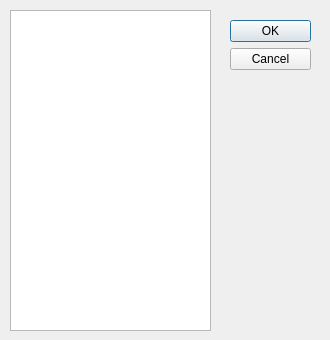
<?xml version="1.0" encoding="UTF-8"?>
<ui version="4.0">
 <class>DialogTaskSelect</class>
 <widget class="QDialog" name="DialogTaskSelect">
  <property name="geometry">
   <rect>
    <x>0</x>
    <y>0</y>
    <width>330</width>
    <height>340</height>
   </rect>
  </property>
  <property name="windowTitle">
   <string>Task Selection</string>
  </property>
  <widget class="QDialogButtonBox" name="buttonBox">
   <property name="geometry">
    <rect>
     <x>230</x>
     <y>20</y>
     <width>81</width>
     <height>241</height>
    </rect>
   </property>
   <property name="orientation">
    <enum>Qt::Vertical</enum>
   </property>
   <property name="standardButtons">
    <set>QDialogButtonBox::Cancel|QDialogButtonBox::Ok</set>
   </property>
  </widget>
  <widget class="QListWidget" name="lwDialogTaskList">
   <property name="geometry">
    <rect>
     <x>10</x>
     <y>10</y>
     <width>201</width>
     <height>321</height>
    </rect>
   </property>
  </widget>
 </widget>
 <resources/>
 <connections>
  <connection>
   <sender>buttonBox</sender>
   <signal>accepted()</signal>
   <receiver>DialogTaskSelect</receiver>
   <slot>accept()</slot>
   <hints>
    <hint type="sourcelabel">
     <x>248</x>
     <y>254</y>
    </hint>
    <hint type="destinationlabel">
     <x>157</x>
     <y>274</y>
    </hint>
   </hints>
  </connection>
  <connection>
   <sender>buttonBox</sender>
   <signal>rejected()</signal>
   <receiver>DialogTaskSelect</receiver>
   <slot>reject()</slot>
   <hints>
    <hint type="sourcelabel">
     <x>316</x>
     <y>260</y>
    </hint>
    <hint type="destinationlabel">
     <x>286</x>
     <y>274</y>
    </hint>
   </hints>
  </connection>
 </connections>
</ui>
